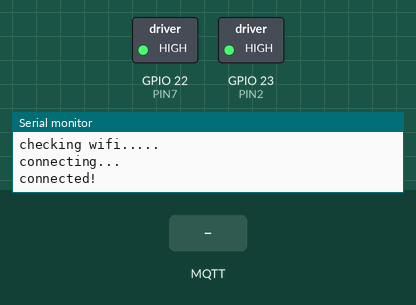
A sketch run on a simulated ESP32. Shown: switched loads named in the sketch (green lamp = pin HIGH), the last lines printed to the serial monitor. Inputs (shaded band) come from the test bench. WiFi joins after 1.5 s; servers stay silent unless stated; no MQTT or app messages arrive unless stated.

Above: at 3.2 s.
3.3 s: MQTT message "forward" arrives on the first subscribed topic
At 4.0 s:
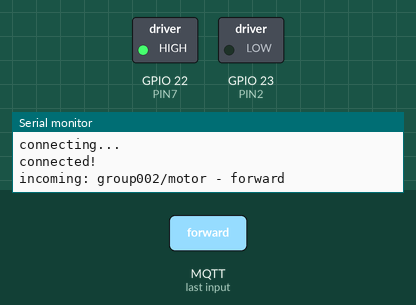
4.8 s: MQTT message "backward" arrives on the first subscribed topic
At 5.2 s:
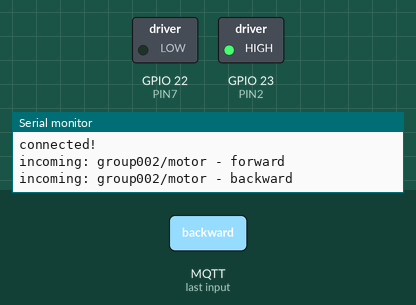
6.3 s: MQTT message "off" arrives on the first subscribed topic
At 7.6 s:
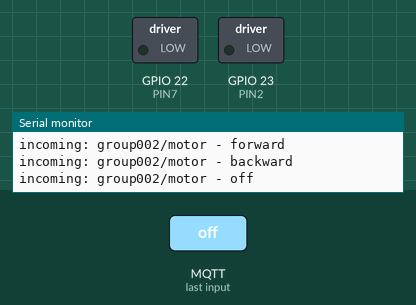
Timing chart, 0 to 9.3 s (numbered marks = the images above; inputs shaded):
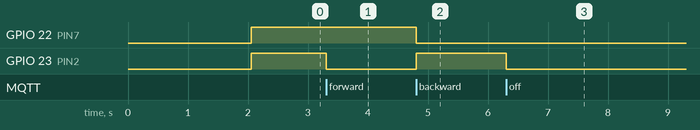

The sketch:

LAB3.ino
```cpp
// Exmaple of using the MQTT library for ESP32
// Library by Joël Gähwiler
// https://github.com/256dpi/arduino-mqtt
// Modified by Arnan Sipitakiat


#include <WiFi.h>
#include <MQTT.h>

#define PIN2 23
#define PIN7 22

const char ssid[] = "@JumboPlusIoT";
const char pass[] = "dogdog02";

const char mqtt_broker[]="test.mosquitto.org";
const char mqtt_topic[]="group002/motor";
const char mqtt_client_id[]="arduino_group_2"; // must change this string to a unique value
int MQTT_PORT=1883;

int counter=0;
bool on = false;

WiFiClient net;
MQTTClient client;

unsigned long lastMillis = 0;

void connect() {
  Serial.print("checking wifi...");
  while (WiFi.status() != WL_CONNECTED) {
    Serial.print(".");
    delay(1000);
  }

  Serial.print("\nconnecting...");
  while (!client.connect(mqtt_client_id)) {
    Serial.print(".");
    delay(1000);
  }

  Serial.println("\nconnected!");

  client.subscribe(mqtt_topic);
  // client.unsubscribe("/hello");
}

void messageReceived(String &topic, String &payload) {
  Serial.println("incoming: " + topic + " - " + payload);
  if(payload == "forward"){
      digitalWrite(PIN2, LOW);
      digitalWrite(PIN7, HIGH);
    }
    if(payload == "backward"){
      digitalWrite(PIN2, HIGH);
      digitalWrite(PIN7, LOW);
    }
    if(payload == "off"){
      digitalWrite(PIN2, LOW);
      digitalWrite(PIN7, LOW);
    }
  // Note: Do not use the client in the callback to publish, subscribe or
  // unsubscribe as it may cause deadlocks when other things arrive while
  // sending and receiving acknowledgments. Instead, change a global variable,
  // or push to a queue and handle it in the loop after calling `client.loop()`.
}

void setup() {
  Serial.begin(9600);
  WiFi.begin(ssid, pass);
  pinMode(PIN2, OUTPUT);
  pinMode(PIN7, OUTPUT);
  // Note: Local domain names (e.g. "Computer.local" on OSX) are not supported
  // by Arduino. You need to set the IP address directly.
  client.begin(mqtt_broker, MQTT_PORT, net);
  client.onMessage(messageReceived);

  connect();
  digitalWrite(PIN2, HIGH);
  digitalWrite(PIN7, HIGH);
}

void loop() {
  client.loop();
  delay(10);  // <- fixes some issues with WiFi stability

  if (!client.connected()) {
    connect();
  }

  // publish a message roughly every second.
  // not that we don't use delay() because we need to keep calling the client.loop()
  // to keep the connection alive
  // if (millis() - lastMillis > 2000) {
  //   lastMillis = millis();
    client.onMessage(messageReceived);
  // }
}
```

Measured:
- after the input at 3.3 s, GPIO 23 (PIN2): HIGH → LOW at once
- after the input at 4.8 s, GPIO 22 (PIN7): HIGH → LOW at once; GPIO 23 (PIN2): LOW → HIGH at once
- after the input at 6.3 s, GPIO 23 (PIN2): HIGH → LOW at once
